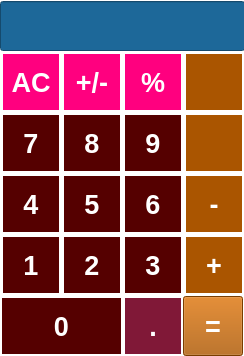
<?xml version="1.0" encoding="UTF-8"?>
<ui version="4.0">
 <class>MainWindow</class>
 <widget class="QMainWindow" name="MainWindow">
  <property name="geometry">
   <rect>
    <x>0</x>
    <y>0</y>
    <width>244</width>
    <height>356</height>
   </rect>
  </property>
  <property name="sizePolicy">
   <sizepolicy hsizetype="Expanding" vsizetype="Expanding">
    <horstretch>0</horstretch>
    <verstretch>0</verstretch>
   </sizepolicy>
  </property>
  <property name="minimumSize">
   <size>
    <width>244</width>
    <height>356</height>
   </size>
  </property>
  <property name="maximumSize">
   <size>
    <width>244</width>
    <height>356</height>
   </size>
  </property>
  <property name="windowTitle">
   <string>Calculator</string>
  </property>
  <property name="styleSheet">
   <string notr="true">QWidget {
   background-color: white;
}</string>
  </property>
  <widget class="QWidget" name="centralwidget">
   <widget class="QWidget" name="layoutWidget">
    <property name="geometry">
     <rect>
      <x>0</x>
      <y>0</y>
      <width>245</width>
      <height>362</height>
     </rect>
    </property>
    <layout class="QVBoxLayout" name="verticalLayout">
     <property name="spacing">
      <number>0</number>
     </property>
     <item>
      <widget class="QLineEdit" name="CalcEdit">
       <property name="sizePolicy">
        <sizepolicy hsizetype="Expanding" vsizetype="Fixed">
         <horstretch>0</horstretch>
         <verstretch>0</verstretch>
        </sizepolicy>
       </property>
       <property name="minimumSize">
        <size>
         <width>243</width>
         <height>50</height>
        </size>
       </property>
       <property name="font">
        <font>
         <pointsize>22</pointsize>
         <weight>50</weight>
         <italic>false</italic>
         <bold>false</bold>
        </font>
       </property>
       <property name="styleSheet">
        <string notr="true">background-color: #1d6899;
color: white;
font: 22pt;</string>
       </property>
       <property name="readOnly">
        <bool>false</bool>
       </property>
      </widget>
     </item>
     <item>
      <layout class="QHBoxLayout" name="horizontalLayout_5">
       <property name="spacing">
        <number>0</number>
       </property>
       <item>
        <widget class="QPushButton" name="AllClearButton">
         <property name="minimumSize">
          <size>
           <width>60</width>
           <height>60</height>
          </size>
         </property>
         <property name="maximumSize">
          <size>
           <width>60</width>
           <height>60</height>
          </size>
         </property>
         <property name="font">
          <font>
           <pointsize>20</pointsize>
           <weight>75</weight>
           <bold>true</bold>
          </font>
         </property>
         <property name="cursor">
          <cursorShape>PointingHandCursor</cursorShape>
         </property>
         <property name="contextMenuPolicy">
          <enum>Qt::NoContextMenu</enum>
         </property>
         <property name="autoFillBackground">
          <bool>false</bool>
         </property>
         <property name="styleSheet">
          <string notr="true">QPushButton {
   border: 1px solid gray;
 background-color: #ff007f;
color: white; 
  border: 1px solid gray;
  border-width: 2px;
border-color: white;
}
QPushButton:pressed {
    background-color: qlineargradient(x1: 0, y1: 0, x2: 0, y2: 1,
                                      stop: 0 #433280, stop: 1 #433280);
}</string>
         </property>
         <property name="text">
          <string>AC</string>
         </property>
        </widget>
       </item>
       <item>
        <widget class="QPushButton" name="PlusMinusButton">
         <property name="minimumSize">
          <size>
           <width>60</width>
           <height>60</height>
          </size>
         </property>
         <property name="maximumSize">
          <size>
           <width>60</width>
           <height>60</height>
          </size>
         </property>
         <property name="font">
          <font>
           <pointsize>20</pointsize>
           <weight>75</weight>
           <bold>true</bold>
          </font>
         </property>
         <property name="cursor">
          <cursorShape>PointingHandCursor</cursorShape>
         </property>
         <property name="autoFillBackground">
          <bool>false</bool>
         </property>
         <property name="styleSheet">
          <string notr="true">QPushButton {
   border: 1px solid gray;
 background-color: #ff007f;
color: white; 
  border: 1px solid gray;
  border-width: 2px;
border-color: white;
}
QPushButton:pressed {
    background-color: qlineargradient(x1: 0, y1: 0, x2: 0, y2: 1,
                                      stop: 0 #433280, stop: 1 #433280);
}</string>
         </property>
         <property name="text">
          <string>+/-</string>
         </property>
        </widget>
       </item>
       <item>
        <widget class="QPushButton" name="PercentButton">
         <property name="minimumSize">
          <size>
           <width>60</width>
           <height>60</height>
          </size>
         </property>
         <property name="maximumSize">
          <size>
           <width>60</width>
           <height>60</height>
          </size>
         </property>
         <property name="font">
          <font>
           <pointsize>20</pointsize>
           <weight>75</weight>
           <bold>true</bold>
          </font>
         </property>
         <property name="cursor">
          <cursorShape>PointingHandCursor</cursorShape>
         </property>
         <property name="autoFillBackground">
          <bool>false</bool>
         </property>
         <property name="styleSheet">
          <string notr="true">QPushButton {
   border: 1px solid gray;
 background-color: #ff007f;
  border: 1px solid gray;
  border-width: 2px;
border-color: white;
color: white; 
}
QPushButton:pressed {
    background-color: qlineargradient(x1: 0, y1: 0, x2: 0, y2: 1,
                                      stop: 0 #433280, stop: 1 #433280);
}</string>
         </property>
         <property name="text">
          <string>%</string>
         </property>
        </widget>
       </item>
       <item>
        <widget class="QPushButton" name="DivideButton">
         <property name="minimumSize">
          <size>
           <width>60</width>
           <height>60</height>
          </size>
         </property>
         <property name="maximumSize">
          <size>
           <width>60</width>
           <height>60</height>
          </size>
         </property>
         <property name="font">
          <font>
           <pointsize>20</pointsize>
           <weight>75</weight>
           <bold>true</bold>
          </font>
         </property>
         <property name="cursor">
          <cursorShape>PointingHandCursor</cursorShape>
         </property>
         <property name="autoFillBackground">
          <bool>false</bool>
         </property>
         <property name="styleSheet">
          <string notr="true">QPushButton {
  background-color: #aa5500;
  color: white; 
    border: 1px solid gray;
  border-width: 2px;
border-color: white;
}

QPushButton:pressed {
    background-color: qlineargradient(x1: 0, y1: 0, x2: 0, y2: 1,
                                      stop: 0 #FF7832, stop: 1 #CB32C1);
}</string>
         </property>
         <property name="text">
          <string/>
         </property>
        </widget>
       </item>
      </layout>
     </item>
     <item>
      <layout class="QHBoxLayout" name="horizontalLayout_4">
       <property name="spacing">
        <number>0</number>
       </property>
       <item>
        <widget class="QPushButton" name="Num7Button">
         <property name="minimumSize">
          <size>
           <width>60</width>
           <height>60</height>
          </size>
         </property>
         <property name="maximumSize">
          <size>
           <width>60</width>
           <height>60</height>
          </size>
         </property>
         <property name="font">
          <font>
           <pointsize>20</pointsize>
           <weight>75</weight>
           <bold>true</bold>
          </font>
         </property>
         <property name="cursor">
          <cursorShape>PointingHandCursor</cursorShape>
         </property>
         <property name="autoFillBackground">
          <bool>false</bool>
         </property>
         <property name="styleSheet">
          <string notr="true">QPushButton {
   border: 1px solid gray;
   background-color: #550000;
border-width: 2px;
border-color: white;
color: white;
}
QPushButton:pressed {
    background-color: qlineargradient(x1: 0, y1: 0, x2: 0, y2: 1,
                                      stop: 0 #564399, stop: 1 #564399);
}</string>
         </property>
         <property name="text">
          <string>7</string>
         </property>
        </widget>
       </item>
       <item>
        <widget class="QPushButton" name="Num8Button">
         <property name="minimumSize">
          <size>
           <width>60</width>
           <height>60</height>
          </size>
         </property>
         <property name="maximumSize">
          <size>
           <width>60</width>
           <height>60</height>
          </size>
         </property>
         <property name="font">
          <font>
           <pointsize>20</pointsize>
           <weight>75</weight>
           <bold>true</bold>
          </font>
         </property>
         <property name="cursor">
          <cursorShape>PointingHandCursor</cursorShape>
         </property>
         <property name="autoFillBackground">
          <bool>false</bool>
         </property>
         <property name="styleSheet">
          <string notr="true">QPushButton {
border: 1px solid gray;
   background-color: #550000;
color: white;
border-width: 2px;
border-color: white;
}
QPushButton:pressed {
    background-color: qlineargradient(x1: 0, y1: 0, x2: 0, y2: 1,
                                      stop: 0 #564399, stop: 1 #564399);
}</string>
         </property>
         <property name="text">
          <string>8</string>
         </property>
        </widget>
       </item>
       <item>
        <widget class="QPushButton" name="Num9Button">
         <property name="minimumSize">
          <size>
           <width>60</width>
           <height>60</height>
          </size>
         </property>
         <property name="maximumSize">
          <size>
           <width>60</width>
           <height>60</height>
          </size>
         </property>
         <property name="font">
          <font>
           <pointsize>20</pointsize>
           <weight>75</weight>
           <bold>true</bold>
          </font>
         </property>
         <property name="cursor">
          <cursorShape>PointingHandCursor</cursorShape>
         </property>
         <property name="autoFillBackground">
          <bool>false</bool>
         </property>
         <property name="styleSheet">
          <string notr="true">QPushButton {
   border: 1px solid gray;
   background-color: #550000;
color: white;
border-width: 2px;
border-color: white;
}
QPushButton:pressed {
    background-color: qlineargradient(x1: 0, y1: 0, x2: 0, y2: 1,
                                      stop: 0 #564399, stop: 1 #564399);
}</string>
         </property>
         <property name="text">
          <string>9</string>
         </property>
        </widget>
       </item>
       <item>
        <widget class="QPushButton" name="MultButton">
         <property name="minimumSize">
          <size>
           <width>60</width>
           <height>60</height>
          </size>
         </property>
         <property name="maximumSize">
          <size>
           <width>60</width>
           <height>60</height>
          </size>
         </property>
         <property name="font">
          <font>
           <pointsize>20</pointsize>
           <weight>75</weight>
           <bold>true</bold>
          </font>
         </property>
         <property name="cursor">
          <cursorShape>PointingHandCursor</cursorShape>
         </property>
         <property name="autoFillBackground">
          <bool>false</bool>
         </property>
         <property name="styleSheet">
          <string notr="true">QPushButton {
  background-color: #aa5500;
  color: white; 
    border: 1px solid gray;
  border-width: 2px;
border-color: white;
}

QPushButton:pressed {
    background-color: qlineargradient(x1: 0, y1: 0, x2: 0, y2: 1,
                                      stop: 0 #FF7832, stop: 1 #CB32C1);
}</string>
         </property>
         <property name="text">
          <string/>
         </property>
        </widget>
       </item>
      </layout>
     </item>
     <item>
      <layout class="QHBoxLayout" name="horizontalLayout_3">
       <property name="spacing">
        <number>0</number>
       </property>
       <item>
        <widget class="QPushButton" name="Num4Button">
         <property name="minimumSize">
          <size>
           <width>60</width>
           <height>60</height>
          </size>
         </property>
         <property name="maximumSize">
          <size>
           <width>60</width>
           <height>60</height>
          </size>
         </property>
         <property name="font">
          <font>
           <pointsize>20</pointsize>
           <weight>75</weight>
           <bold>true</bold>
          </font>
         </property>
         <property name="cursor">
          <cursorShape>PointingHandCursor</cursorShape>
         </property>
         <property name="autoFillBackground">
          <bool>false</bool>
         </property>
         <property name="styleSheet">
          <string notr="true">QPushButton {
   border: 1px solid gray;
   background-color: #550000;
border-width: 2px;
border-color: white;
color: white;
}
QPushButton:pressed {
    background-color: qlineargradient(x1: 0, y1: 0, x2: 0, y2: 1,
                                      stop: 0 #564399, stop: 1 #564399);
}</string>
         </property>
         <property name="text">
          <string>4</string>
         </property>
        </widget>
       </item>
       <item>
        <widget class="QPushButton" name="Num5Button">
         <property name="minimumSize">
          <size>
           <width>60</width>
           <height>60</height>
          </size>
         </property>
         <property name="maximumSize">
          <size>
           <width>60</width>
           <height>60</height>
          </size>
         </property>
         <property name="font">
          <font>
           <pointsize>20</pointsize>
           <weight>75</weight>
           <bold>true</bold>
          </font>
         </property>
         <property name="cursor">
          <cursorShape>PointingHandCursor</cursorShape>
         </property>
         <property name="autoFillBackground">
          <bool>false</bool>
         </property>
         <property name="styleSheet">
          <string notr="true">QPushButton {
   border: 1px solid gray;
   background-color: #550000;
border-width: 2px;
border-color: white;
color: white;
}
QPushButton:pressed {
    background-color: qlineargradient(x1: 0, y1: 0, x2: 0, y2: 1,
                                      stop: 0 #564399, stop: 1 #564399);
}</string>
         </property>
         <property name="text">
          <string>5</string>
         </property>
        </widget>
       </item>
       <item>
        <widget class="QPushButton" name="Num6Button">
         <property name="minimumSize">
          <size>
           <width>60</width>
           <height>60</height>
          </size>
         </property>
         <property name="maximumSize">
          <size>
           <width>60</width>
           <height>60</height>
          </size>
         </property>
         <property name="palette">
          <palette>
           <active>
            <colorrole role="WindowText">
             <brush brushstyle="SolidPattern">
              <color alpha="255">
               <red>255</red>
               <green>255</green>
               <blue>255</blue>
              </color>
             </brush>
            </colorrole>
            <colorrole role="Button">
             <brush brushstyle="SolidPattern">
              <color alpha="255">
               <red>85</red>
               <green>0</green>
               <blue>0</blue>
              </color>
             </brush>
            </colorrole>
            <colorrole role="Text">
             <brush brushstyle="SolidPattern">
              <color alpha="255">
               <red>255</red>
               <green>255</green>
               <blue>255</blue>
              </color>
             </brush>
            </colorrole>
            <colorrole role="ButtonText">
             <brush brushstyle="SolidPattern">
              <color alpha="255">
               <red>255</red>
               <green>255</green>
               <blue>255</blue>
              </color>
             </brush>
            </colorrole>
            <colorrole role="Base">
             <brush brushstyle="SolidPattern">
              <color alpha="255">
               <red>85</red>
               <green>0</green>
               <blue>0</blue>
              </color>
             </brush>
            </colorrole>
            <colorrole role="Window">
             <brush brushstyle="SolidPattern">
              <color alpha="255">
               <red>85</red>
               <green>0</green>
               <blue>0</blue>
              </color>
             </brush>
            </colorrole>
            <colorrole role="PlaceholderText">
             <brush brushstyle="NoBrush">
              <color alpha="128">
               <red>255</red>
               <green>255</green>
               <blue>255</blue>
              </color>
             </brush>
            </colorrole>
           </active>
           <inactive>
            <colorrole role="WindowText">
             <brush brushstyle="SolidPattern">
              <color alpha="255">
               <red>255</red>
               <green>255</green>
               <blue>255</blue>
              </color>
             </brush>
            </colorrole>
            <colorrole role="Button">
             <brush brushstyle="SolidPattern">
              <color alpha="255">
               <red>85</red>
               <green>0</green>
               <blue>0</blue>
              </color>
             </brush>
            </colorrole>
            <colorrole role="Text">
             <brush brushstyle="SolidPattern">
              <color alpha="255">
               <red>255</red>
               <green>255</green>
               <blue>255</blue>
              </color>
             </brush>
            </colorrole>
            <colorrole role="ButtonText">
             <brush brushstyle="SolidPattern">
              <color alpha="255">
               <red>255</red>
               <green>255</green>
               <blue>255</blue>
              </color>
             </brush>
            </colorrole>
            <colorrole role="Base">
             <brush brushstyle="SolidPattern">
              <color alpha="255">
               <red>85</red>
               <green>0</green>
               <blue>0</blue>
              </color>
             </brush>
            </colorrole>
            <colorrole role="Window">
             <brush brushstyle="SolidPattern">
              <color alpha="255">
               <red>85</red>
               <green>0</green>
               <blue>0</blue>
              </color>
             </brush>
            </colorrole>
            <colorrole role="PlaceholderText">
             <brush brushstyle="NoBrush">
              <color alpha="128">
               <red>255</red>
               <green>255</green>
               <blue>255</blue>
              </color>
             </brush>
            </colorrole>
           </inactive>
           <disabled>
            <colorrole role="WindowText">
             <brush brushstyle="SolidPattern">
              <color alpha="255">
               <red>255</red>
               <green>255</green>
               <blue>255</blue>
              </color>
             </brush>
            </colorrole>
            <colorrole role="Button">
             <brush brushstyle="SolidPattern">
              <color alpha="255">
               <red>85</red>
               <green>0</green>
               <blue>0</blue>
              </color>
             </brush>
            </colorrole>
            <colorrole role="Text">
             <brush brushstyle="SolidPattern">
              <color alpha="255">
               <red>255</red>
               <green>255</green>
               <blue>255</blue>
              </color>
             </brush>
            </colorrole>
            <colorrole role="ButtonText">
             <brush brushstyle="SolidPattern">
              <color alpha="255">
               <red>255</red>
               <green>255</green>
               <blue>255</blue>
              </color>
             </brush>
            </colorrole>
            <colorrole role="Base">
             <brush brushstyle="SolidPattern">
              <color alpha="255">
               <red>85</red>
               <green>0</green>
               <blue>0</blue>
              </color>
             </brush>
            </colorrole>
            <colorrole role="Window">
             <brush brushstyle="SolidPattern">
              <color alpha="255">
               <red>85</red>
               <green>0</green>
               <blue>0</blue>
              </color>
             </brush>
            </colorrole>
            <colorrole role="PlaceholderText">
             <brush brushstyle="NoBrush">
              <color alpha="128">
               <red>255</red>
               <green>255</green>
               <blue>255</blue>
              </color>
             </brush>
            </colorrole>
           </disabled>
          </palette>
         </property>
         <property name="font">
          <font>
           <pointsize>20</pointsize>
           <weight>75</weight>
           <bold>true</bold>
          </font>
         </property>
         <property name="cursor">
          <cursorShape>PointingHandCursor</cursorShape>
         </property>
         <property name="autoFillBackground">
          <bool>false</bool>
         </property>
         <property name="styleSheet">
          <string notr="true">QPushButton {
   border: 1px solid gray;
   background-color: #550000;
border-width: 2px;
border-color: white;
color: white;
}
QPushButton:pressed {
    background-color: qlineargradient(x1: 0, y1: 0, x2: 0, y2: 1,
                                      stop: 0 #564399, stop: 1 #564399);
}</string>
         </property>
         <property name="text">
          <string>6</string>
         </property>
        </widget>
       </item>
       <item>
        <widget class="QPushButton" name="MinusButton">
         <property name="minimumSize">
          <size>
           <width>60</width>
           <height>60</height>
          </size>
         </property>
         <property name="maximumSize">
          <size>
           <width>60</width>
           <height>60</height>
          </size>
         </property>
         <property name="font">
          <font>
           <pointsize>20</pointsize>
           <weight>75</weight>
           <bold>true</bold>
          </font>
         </property>
         <property name="cursor">
          <cursorShape>PointingHandCursor</cursorShape>
         </property>
         <property name="autoFillBackground">
          <bool>false</bool>
         </property>
         <property name="styleSheet">
          <string notr="true">QPushButton {
  background-color: #aa5500;
  color: white; 
    border: 1px solid gray;
  border-width: 2px;
border-color: white;
}

QPushButton:pressed {
    background-color: qlineargradient(x1: 0, y1: 0, x2: 0, y2: 1,
                                      stop: 0 #FF7832, stop: 1 #CB32C1);
}</string>
         </property>
         <property name="text">
          <string>-</string>
         </property>
        </widget>
       </item>
      </layout>
     </item>
     <item>
      <layout class="QHBoxLayout" name="horizontalLayout_2">
       <property name="spacing">
        <number>0</number>
       </property>
       <item>
        <widget class="QPushButton" name="Num1Button">
         <property name="minimumSize">
          <size>
           <width>60</width>
           <height>60</height>
          </size>
         </property>
         <property name="maximumSize">
          <size>
           <width>60</width>
           <height>60</height>
          </size>
         </property>
         <property name="font">
          <font>
           <pointsize>20</pointsize>
           <weight>75</weight>
           <bold>true</bold>
          </font>
         </property>
         <property name="cursor">
          <cursorShape>PointingHandCursor</cursorShape>
         </property>
         <property name="autoFillBackground">
          <bool>false</bool>
         </property>
         <property name="styleSheet">
          <string notr="true">QPushButton {
   border: 1px solid gray;
   background-color:  #550000;
border-width: 2px;
border-color: white;
color: white;
}
QPushButton:pressed {
    background-color: qlineargradient(x1: 0, y1: 0, x2: 0, y2: 1,
                                      stop: 0 #564399, stop: 1 #564399);
}</string>
         </property>
         <property name="text">
          <string>1</string>
         </property>
        </widget>
       </item>
       <item>
        <widget class="QPushButton" name="Num2Button">
         <property name="minimumSize">
          <size>
           <width>60</width>
           <height>60</height>
          </size>
         </property>
         <property name="maximumSize">
          <size>
           <width>60</width>
           <height>60</height>
          </size>
         </property>
         <property name="font">
          <font>
           <pointsize>20</pointsize>
           <weight>75</weight>
           <bold>true</bold>
          </font>
         </property>
         <property name="cursor">
          <cursorShape>PointingHandCursor</cursorShape>
         </property>
         <property name="autoFillBackground">
          <bool>false</bool>
         </property>
         <property name="styleSheet">
          <string notr="true">QPushButton {
   border: 1px solid gray;
   background-color: #550000;
border-width: 2px;
border-color: white;
color: white;
}
QPushButton:pressed {
    background-color: qlineargradient(x1: 0, y1: 0, x2: 0, y2: 1,
                                      stop: 0 #564399, stop: 1 #564399);
}</string>
         </property>
         <property name="text">
          <string>2</string>
         </property>
        </widget>
       </item>
       <item>
        <widget class="QPushButton" name="Num3Button">
         <property name="minimumSize">
          <size>
           <width>60</width>
           <height>60</height>
          </size>
         </property>
         <property name="maximumSize">
          <size>
           <width>60</width>
           <height>60</height>
          </size>
         </property>
         <property name="font">
          <font>
           <pointsize>20</pointsize>
           <weight>75</weight>
           <bold>true</bold>
          </font>
         </property>
         <property name="cursor">
          <cursorShape>PointingHandCursor</cursorShape>
         </property>
         <property name="autoFillBackground">
          <bool>false</bool>
         </property>
         <property name="styleSheet">
          <string notr="true">QPushButton {
   border: 1px solid gray;
   background-color: #550000;
border-width: 2px;
border-color: white;
color: white;
}
QPushButton:pressed {
    background-color: qlineargradient(x1: 0, y1: 0, x2: 0, y2: 1,
                                      stop: 0 #564399, stop: 1 #564399);
}</string>
         </property>
         <property name="text">
          <string>3</string>
         </property>
        </widget>
       </item>
       <item>
        <widget class="QPushButton" name="PlusButton">
         <property name="minimumSize">
          <size>
           <width>60</width>
           <height>60</height>
          </size>
         </property>
         <property name="maximumSize">
          <size>
           <width>60</width>
           <height>60</height>
          </size>
         </property>
         <property name="font">
          <font>
           <pointsize>20</pointsize>
           <weight>75</weight>
           <bold>true</bold>
          </font>
         </property>
         <property name="cursor">
          <cursorShape>PointingHandCursor</cursorShape>
         </property>
         <property name="autoFillBackground">
          <bool>false</bool>
         </property>
         <property name="styleSheet">
          <string notr="true">QPushButton {
  background-color: #aa5500;
  color: white; 
    border: 1px solid white;
  border-width: 2px;
border-color: white;
}

QPushButton:pressed {
    background-color: qlineargradient(x1: 0, y1: 0, x2: 0, y2: 1,
                                      stop: 0 #FF7832, stop: 1 #CB32C1);
}</string>
         </property>
         <property name="text">
          <string>+</string>
         </property>
        </widget>
       </item>
      </layout>
     </item>
     <item>
      <layout class="QHBoxLayout" name="horizontalLayout">
       <property name="spacing">
        <number>0</number>
       </property>
       <property name="sizeConstraint">
        <enum>QLayout::SetDefaultConstraint</enum>
       </property>
       <property name="rightMargin">
        <number>2</number>
       </property>
       <item>
        <widget class="QPushButton" name="Num0Button">
         <property name="sizePolicy">
          <sizepolicy hsizetype="Expanding" vsizetype="Fixed">
           <horstretch>0</horstretch>
           <verstretch>0</verstretch>
          </sizepolicy>
         </property>
         <property name="minimumSize">
          <size>
           <width>60</width>
           <height>60</height>
          </size>
         </property>
         <property name="font">
          <font>
           <pointsize>20</pointsize>
           <weight>75</weight>
           <bold>true</bold>
          </font>
         </property>
         <property name="cursor">
          <cursorShape>PointingHandCursor</cursorShape>
         </property>
         <property name="autoFillBackground">
          <bool>false</bool>
         </property>
         <property name="styleSheet">
          <string notr="true">QPushButton {
   border: 1px solid gray;
   background-color: #550000;
border-width: 2px;
border-color: white;
color: white;
}
QPushButton:pressed {
    background-color: qlineargradient(x1: 0, y1: 0, x2: 0, y2: 1,
                                      stop: 0 #564399, stop: 1 #564399);
}</string>
         </property>
         <property name="text">
          <string>0</string>
         </property>
        </widget>
       </item>
       <item>
        <widget class="QPushButton" name="DotButton">
         <property name="sizePolicy">
          <sizepolicy hsizetype="Fixed" vsizetype="Fixed">
           <horstretch>0</horstretch>
           <verstretch>0</verstretch>
          </sizepolicy>
         </property>
         <property name="minimumSize">
          <size>
           <width>60</width>
           <height>60</height>
          </size>
         </property>
         <property name="maximumSize">
          <size>
           <width>60</width>
           <height>60</height>
          </size>
         </property>
         <property name="font">
          <font>
           <pointsize>20</pointsize>
           <weight>75</weight>
           <bold>true</bold>
          </font>
         </property>
         <property name="cursor">
          <cursorShape>PointingHandCursor</cursorShape>
         </property>
         <property name="autoFillBackground">
          <bool>false</bool>
         </property>
         <property name="styleSheet">
          <string notr="true">QPushButton {
   border: 1px solid gray;
 background-color:  #801837;
color: white; 
border-width: 2px;
border-color: white;
}
QPushButton:pressed {
    background-color: qlineargradient(x1: 0, y1: 0, x2: 0, y2: 1,
                                      stop: 0 #433280, stop: 1 #433280);
}</string>
         </property>
         <property name="text">
          <string>.</string>
         </property>
        </widget>
       </item>
       <item>
        <widget class="QPushButton" name="ResultButton">
         <property name="sizePolicy">
          <sizepolicy hsizetype="Fixed" vsizetype="Fixed">
           <horstretch>0</horstretch>
           <verstretch>0</verstretch>
          </sizepolicy>
         </property>
         <property name="minimumSize">
          <size>
           <width>60</width>
           <height>60</height>
          </size>
         </property>
         <property name="maximumSize">
          <size>
           <width>60</width>
           <height>60</height>
          </size>
         </property>
         <property name="font">
          <font>
           <pointsize>20</pointsize>
           <weight>75</weight>
           <bold>true</bold>
          </font>
         </property>
         <property name="cursor">
          <cursorShape>PointingHandCursor</cursorShape>
         </property>
         <property name="autoFillBackground">
          <bool>false</bool>
         </property>
         <property name="styleSheet">
          <string notr="true">QPushButton {
  background-color: #aa5500;
  color: white; 
  border-width: 2px;
border-color: white;
}

QPushButton:pressed {
    background-color: qlineargradient(x1: 0, y1: 0, x2: 0, y2: 1,
                                      stop: 0 #FF7832, stop: 1 #CB32C1);
}</string>
         </property>
         <property name="text">
          <string>=</string>
         </property>
        </widget>
       </item>
      </layout>
     </item>
    </layout>
   </widget>
  </widget>
 </widget>
 <resources/>
 <connections>
  <connection>
   <sender>AllClearButton</sender>
   <signal>clicked()</signal>
   <receiver>CalcEdit</receiver>
   <slot>clear()</slot>
   <hints>
    <hint type="sourcelabel">
     <x>64</x>
     <y>132</y>
    </hint>
    <hint type="destinationlabel">
     <x>72</x>
     <y>56</y>
    </hint>
   </hints>
  </connection>
 </connections>
</ui>
